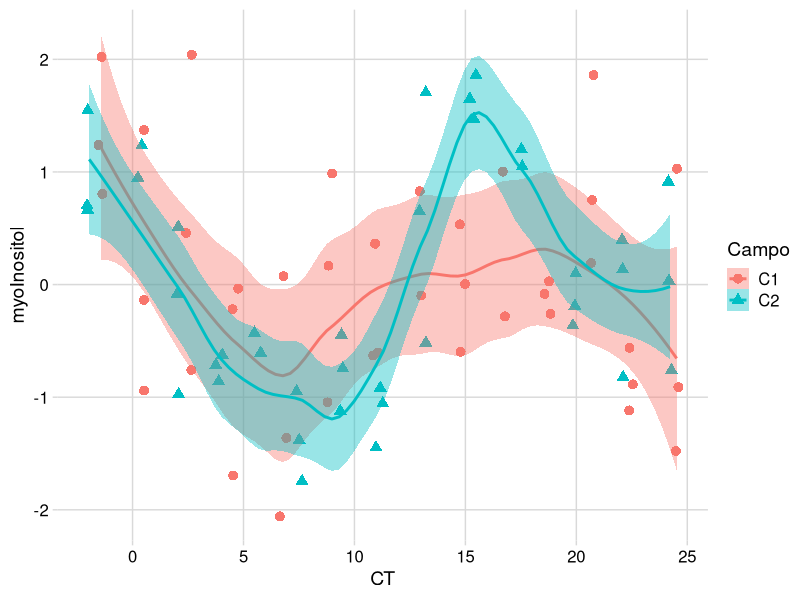
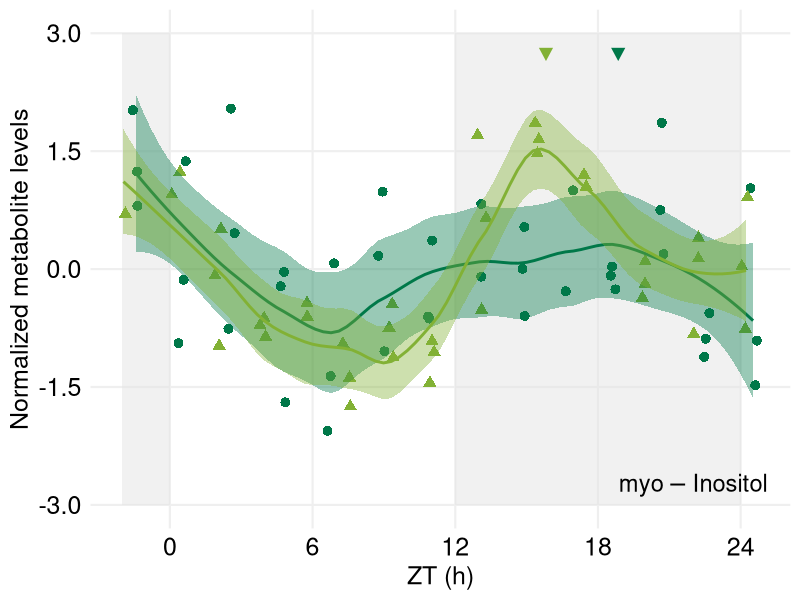
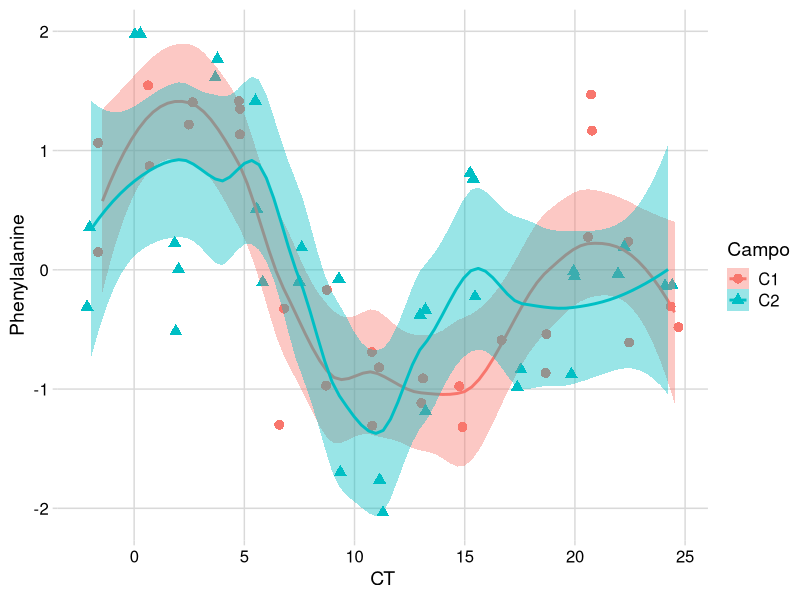
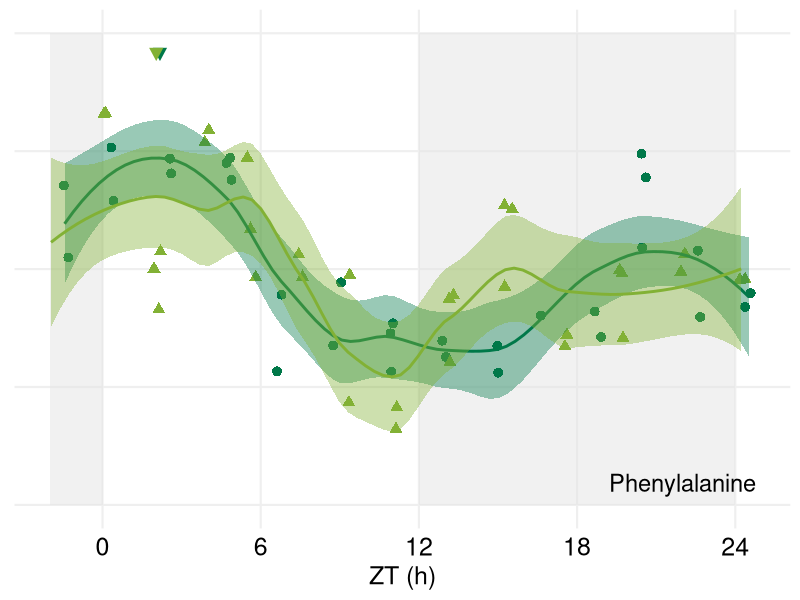
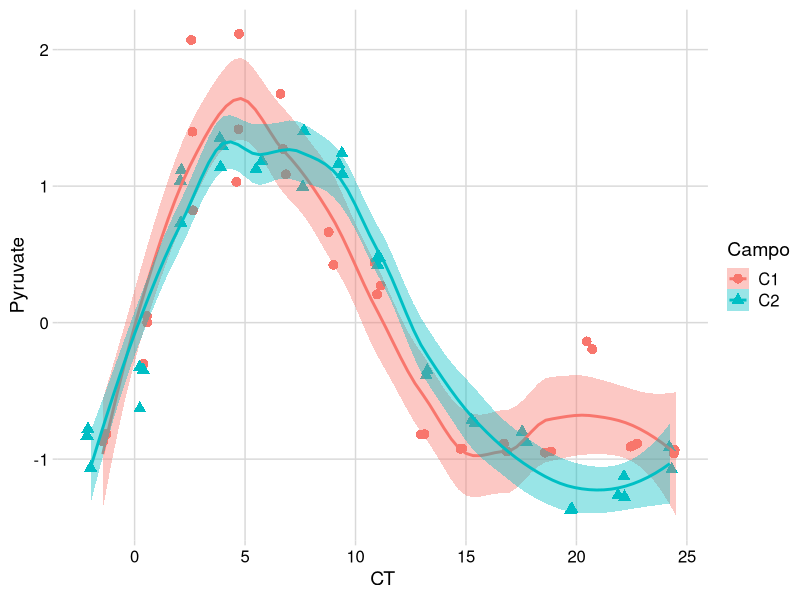
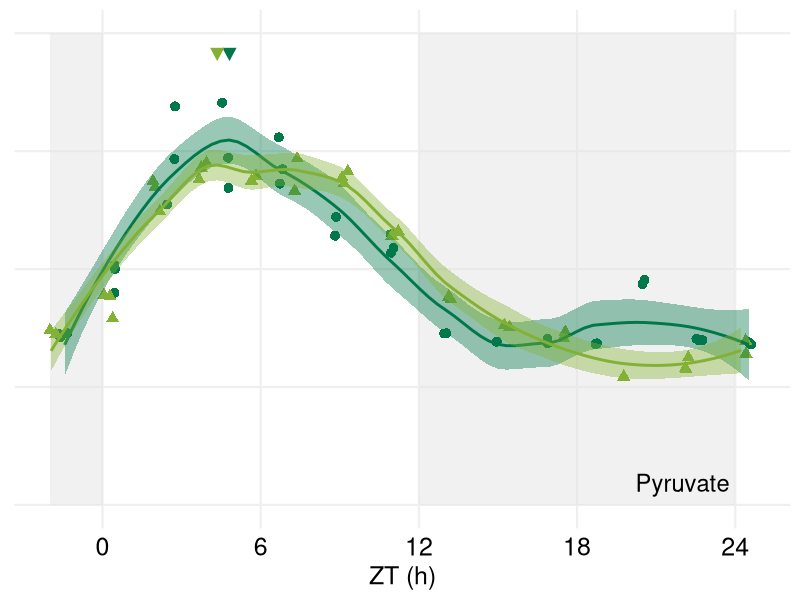
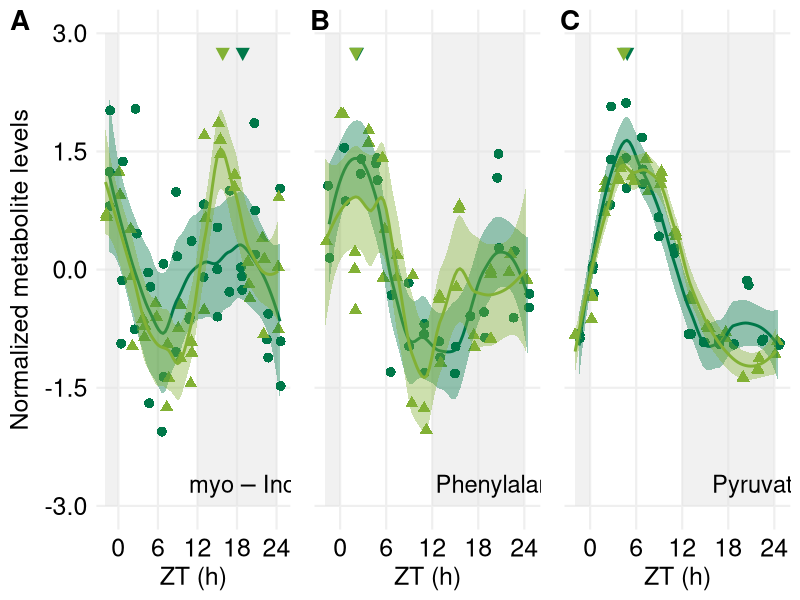

Write R code to recreate these figures, in order.
library(ggplot2)
library(scales)
library(reshape2)
library(cowplot)
theme_set(theme_minimal_grid())
library(png)
library(grid)
library(RColorBrewer)

#exportar 1400 x 500

C1_line = "solid"
C2_line = "solid"

C1 <- "#007849"
C2 <- "#82b135"


campos_myoInositol_timecourses <- read.csv("FigureS8_campos_myoInositol.txt", sep="\t")
ggplot(data=campos_myoInositol_timecourses, aes(x=CT, y=myoInositol, group=Campo)) +
  geom_jitter(aes(col=Campo, shape = Campo),position=position_jitter(0.2), size = 3) +
  stat_smooth(aes(group = Campo, colour = Campo, fill=Campo, outfit=fit2<<-..y..),method="loess",  span = 0.5)
fit2 <- data.frame(fit2)
fit3 <- fit2[21:80, ]
fit4 <- fit2[101:160, ]
fit5 <- cbind(fit3, fit4)
fit5 <- data.frame(fit5)
maxC10 <- data.frame(which(fit5 == max(fit5$fit3), arr.ind=TRUE))
maxC1 <- ((maxC10$row-1)*19.39/58)+5.13
maxC20 <- data.frame(which(fit5 == max(fit5$fit4), arr.ind=TRUE))
maxC2 <- ((maxC20$row-1)*19.55/58)+4.68
minC10 <- data.frame(which(fit5 == min(fit5$fit3), arr.ind=TRUE))
minC1 <- ((minC10$row-1)*19.39/58)+5.13
minC20 <- data.frame(which(fit5 == min(fit5$fit4), arr.ind=TRUE))
minC2 <- ((minC20$row-1)*19.55/58)+4.68
FinalMaxMin <- cbind(maxC1, minC1, maxC2, minC2)

campos_myoInositol <- ggplot(data=campos_myoInositol_timecourses, aes(x=CT, y=myoInositol, group=Campo)) +
  annotate("rect", xmin = -2, xmax = 0, ymin = -3, ymax = 3, alpha = .5, fill = "#e3e3e3")+
  annotate("rect", xmin = 12, xmax = 24, ymin = -3, ymax = 3, alpha = .5, fill = "#e3e3e3")+
  geom_jitter(aes(col=Campo, shape = Campo),position=position_jitter(0.2), size = 3) +
  stat_smooth(aes(group = Campo, colour = Campo, fill=Campo, outfit=fit2<<-..y..),method="loess",  span = 0.5)+
  scale_colour_manual(values=c(C1, C2))+
  scale_fill_manual(values=c(C1, C2))+
  scale_linetype_manual(values=c(C1_line, C2_line)) +
  annotate("text", x = maxC1, y = 2.75, label = "\u25bc", size = 6, colour=C1)+
  annotate("text", x = maxC2, y = 2.75, label = "\u25bc", size = 6, colour=C2)+
  annotate("text", x = 22, y = -2.75, label = "myo-Inositol", size = 6, parse=TRUE)+
  scale_x_continuous(breaks=seq(0,24,6), name="ZT (h)", limits=c(-2, 24.75))+
  scale_y_continuous(breaks=seq(-3,3,1.5), name="Normalized metabolite levels", limits=c(-3,3), labels = scales::number_format(accuracy = 0.1))+
  theme(panel.grid.major = element_line(colour = "#efefef", size = 0.75), 
        text = element_text(size=18), 
        axis.ticks = element_blank(),
        axis.line = element_blank(),
        axis.text.x = element_text(size=18),
        #axis.text.x = element_blank(),
        #axis.title.x = element_blank(),
        axis.text.y = element_text(size=18),
        #axis.text.y = element_blank(),
        #axis.title.y = element_blank(),
        legend.position = "none"
  )
campos_myoInositol
FinalMaxMin


campos_Phenylalanine_timecourses <- read.csv("FigureS8_campos_Phenylalanine.txt", sep="\t")
ggplot(data=campos_Phenylalanine_timecourses, aes(x=CT, y=Phenylalanine, group=Campo)) +
  geom_jitter(aes(col=Campo, shape = Campo),position=position_jitter(0.2), size = 3) +
  stat_smooth(aes(group = Campo, colour = Campo, fill=Campo, outfit=fit2<<-..y..),method="loess",  span = 0.5)
fit2 <- data.frame(fit2)
fit3 <- fit2[1:80, ]
fit4 <- fit2[81:160, ]
fit5 <- cbind(fit3, fit4)
fit5 <- data.frame(fit5)
maxC10 <- data.frame(which(fit5 == max(fit5$fit3), arr.ind=TRUE))
maxC1 <- ((maxC10$row-1)*25.96/79)-1.44
maxC20 <- data.frame(which(fit5 == max(fit5$fit4), arr.ind=TRUE))
maxC2 <- ((maxC20$row-1)*26.18/79)-1.95
minC10 <- data.frame(which(fit5 == min(fit5$fit3), arr.ind=TRUE))
minC1 <- ((minC10$row-1)*25.96/79)-1.44
minC20 <- data.frame(which(fit5 == min(fit5$fit4), arr.ind=TRUE))
minC2 <- ((minC20$row-1)*26.18/79)-1.95
FinalMaxMin <- cbind(maxC1, minC1, maxC2, minC2)

campos_Phenylalanine <- ggplot(data=campos_Phenylalanine_timecourses, aes(x=CT, y=Phenylalanine, group=Campo)) +
  annotate("rect", xmin = -2, xmax = 0, ymin = -3, ymax = 3, alpha = .5, fill = "#e3e3e3")+
  annotate("rect", xmin = 12, xmax = 24, ymin = -3, ymax = 3, alpha = .5, fill = "#e3e3e3")+
  geom_jitter(aes(col=Campo, shape = Campo),position=position_jitter(0.2), size = 3) +
  stat_smooth(aes(group = Campo, colour = Campo, fill=Campo, outfit=fit2<<-..y..),method="loess",  span = 0.5)+
  scale_colour_manual(values=c(C1, C2))+
  scale_fill_manual(values=c(C1, C2))+
  scale_linetype_manual(values=c(C1_line, C2_line)) +
  annotate("text", x = maxC1, y = 2.75, label = "\u25bc", size = 6, colour=C1)+
  annotate("text", x = maxC2, y = 2.75, label = "\u25bc", size = 6, colour=C2)+
  annotate("text", x = 22, y = -2.75, label = "Phenylalanine", size = 6, parse=TRUE)+
  scale_x_continuous(breaks=seq(0,24,6), name="ZT (h)", limits=c(-2, 24.75))+
  scale_y_continuous(breaks=seq(-3,3,1.5), name="Normalized metabolite levels", limits=c(-3,3), labels = scales::number_format(accuracy = 0.1))+
  theme(panel.grid.major = element_line(colour = "#efefef", size = 0.75), 
        text = element_text(size=18), 
        axis.ticks = element_blank(),
        axis.line = element_blank(),
        axis.text.x = element_text(size=18),
        #axis.text.x = element_blank(),
        #axis.title.x = element_blank(),
        #axis.text.y = element_text(size=18),
        axis.text.y = element_blank(),
        axis.title.y = element_blank(),
        legend.position = "none"
  )
campos_Phenylalanine


campos_Pyruvate_timecourses <- read.csv("FigureS8_campos_Pyruvate.txt", sep="\t")
ggplot(data=campos_Pyruvate_timecourses, aes(x=CT, y=Pyruvate, group=Campo)) +
  geom_jitter(aes(col=Campo, shape = Campo),position=position_jitter(0.2), size = 3) +
  stat_smooth(aes(group = Campo, colour = Campo, fill=Campo, outfit=fit2<<-..y..),method="loess",  span = 0.5)
fit2 <- data.frame(fit2)
fit3 <- fit2[1:80, ]
fit4 <- fit2[81:160, ]
fit5 <- cbind(fit3, fit4)
fit5 <- data.frame(fit5)
maxC10 <- data.frame(which(fit5 == max(fit5$fit3), arr.ind=TRUE))
maxC1 <- ((maxC10$row-1)*25.96/79)-1.44
maxC20 <- data.frame(which(fit5 == max(fit5$fit4), arr.ind=TRUE))
maxC2 <- ((maxC20$row-1)*26.18/79)-1.95
minC10 <- data.frame(which(fit5 == min(fit5$fit3), arr.ind=TRUE))
minC1 <- ((minC10$row-1)*25.96/79)-1.44
minC20 <- data.frame(which(fit5 == min(fit5$fit4), arr.ind=TRUE))
minC2 <- ((minC20$row-1)*26.18/79)-1.95
FinalMaxMin <- cbind(maxC1, minC1, maxC2, minC2)

campos_Pyruvate <- ggplot(data=campos_Pyruvate_timecourses, aes(x=CT, y=Pyruvate, group=Campo)) +
  annotate("rect", xmin = -2, xmax = 0, ymin = -3, ymax = 3, alpha = .5, fill = "#e3e3e3")+
  annotate("rect", xmin = 12, xmax = 24, ymin = -3, ymax = 3, alpha = .5, fill = "#e3e3e3")+
  geom_jitter(aes(col=Campo, shape = Campo),position=position_jitter(0.2), size = 3) +
  stat_smooth(aes(group = Campo, colour = Campo, fill=Campo, outfit=fit2<<-..y..),method="loess",  span = 0.5)+
  scale_colour_manual(values=c(C1, C2))+
  scale_fill_manual(values=c(C1, C2))+
  scale_linetype_manual(values=c(C1_line, C2_line)) +
  annotate("text", x = maxC1, y = 2.75, label = "\u25bc", size = 6, colour=C1)+
  annotate("text", x = maxC2, y = 2.75, label = "\u25bc", size = 6, colour=C2)+
  annotate("text", x = 22, y = -2.75, label = "Pyruvate", size = 6, parse=TRUE)+
  scale_x_continuous(breaks=seq(0,24,6), name="ZT (h)", limits=c(-2, 24.75))+
  scale_y_continuous(breaks=seq(-3,3,1.5), name="Normalized metabolite levels", limits=c(-3,3), labels = scales::number_format(accuracy = 0.1))+
  theme(panel.grid.major = element_line(colour = "#efefef", size = 0.75), 
        text = element_text(size=18), 
        axis.ticks = element_blank(),
        axis.line = element_blank(),
        axis.text.x = element_text(size=18),
        #axis.text.x = element_blank(),
        #axis.title.x = element_blank(),
        #axis.text.y = element_text(size=18),
        axis.text.y = element_blank(),
        axis.title.y = element_blank(),
        legend.position = "none"
  )
campos_Pyruvate
FinalMaxMin


plot_grid(campos_myoInositol, campos_Phenylalanine, campos_Pyruvate, labels = c("A","B","C"), ncol = 3, align = "none", rel_widths = c(1.2, 1, 1),rel_heights = c(1),label_size = 20)